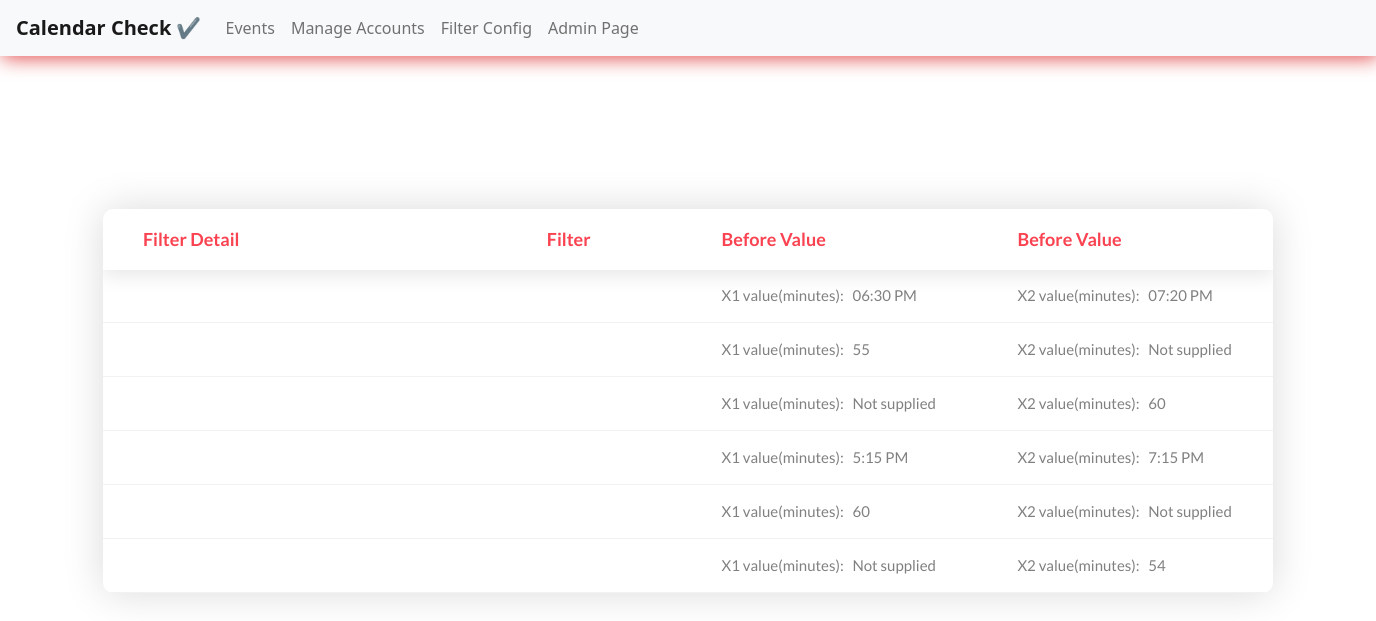
The app's page /filter, older data.
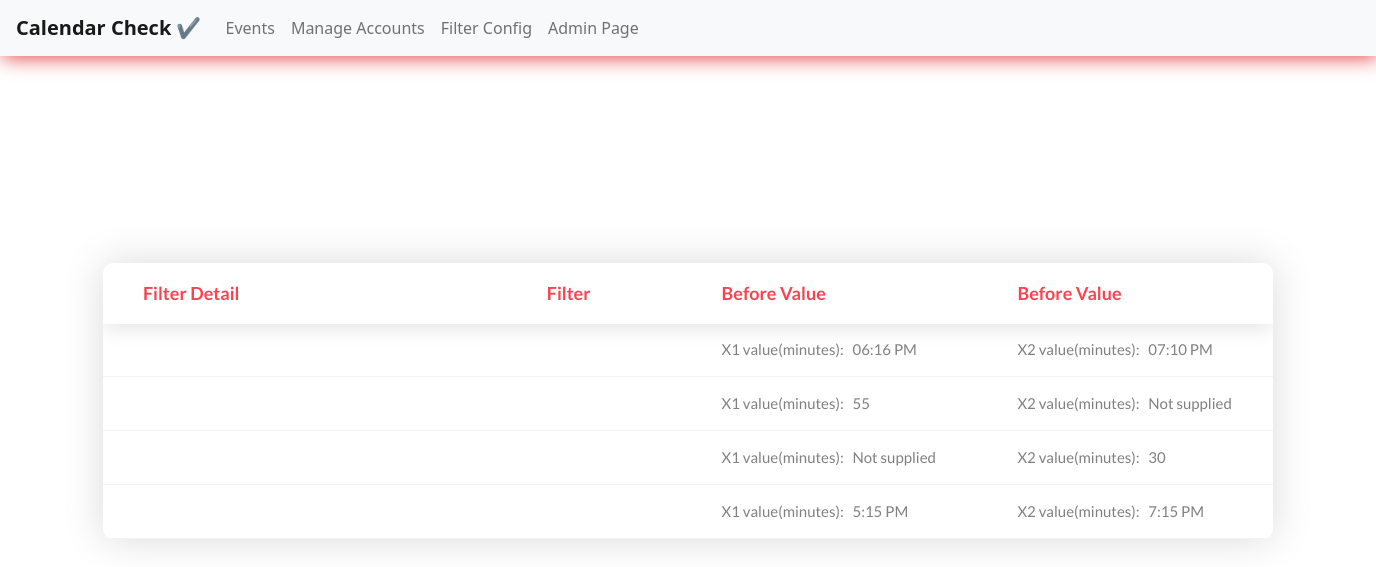
The same page, newer data.
### cal/models.py (models this page shows, shortened)
class Filter(models.Model):
    filter_detail = models.CharField('Filter Detail', max_length=300, null=True)
    keyword = models.CharField(max_length=30, choices=keyword)
    X1 = models.CharField('value to set(X1)', max_length=200, null=True, blank=True)
    X2 = models.CharField('value to set(X2)', max_length=200, null=True, blank=True)
    add_temperature = models.BooleanField('Add Temperature?', default=False)
    Temperature_X1 = models.CharField('Temperature value (X1)', max_length=200, null=True, blank=True)
    Temperature_X2 = models.CharField('Temperature value (X2)', max_length=200, null=True, blank=True)
    class Meta:
        verbose_name_plural = "FIlters"

### cal/views.py (the view)
# urls.py: path('filter', filter_config, name='filter'),
def filter_config(request):
    filters = Filter.objects.all()
    context = {'filters': filters}
    return render(request, 'cal/filter_config.html', context)

### cal/templates/cal/filter_config.html
{% extends 'index.html' %}
{% block content %}
<div class="limiter">
    <div class="container-table100">
        <div class="wrap-table100">
            <div class="table100 ver2 m-b-110">
                <div class="table100-head">
                    <table>
                        <thead>
                            <tr class="row100 head">
                                <th class="cell100 column1">Filter Detail</th>
                                <th class="cell100 column2">Filter</th>
                                <th class="cell100 column3">Before Value</th>
                                <th class="cell100 column4">Before Value</th>
                            </tr>
                        </thead>
                    </table>
                </div>
                <div class="table100-body js-pscroll">
                    <table>
                        <tbody>
                            {% for filter in filters %}
                            {% if filter.name == 'Temperature' %}
                            <tr class="row100 body">
                                <td class="cell100 column1">{{ filter.detail }}</td>
                                <td class="cell100 column2">{{ filter.name }}</td>
                                <td class="cell100 column3">X1 value(Celsius): &nbsp; {{ filter.X1|default_if_none:"Not supplied" }}</td>
                                <td class="cell100 column4">X2 value(Celsius): &nbsp; {{ filter.X2|default_if_none:"Not supplied" }}</td>
                            </tr>
                            {% else %}
                            <tr class="row100 body">
                                <td class="cell100 column1">{{ filter.detail }}</td>
                                <td class="cell100 column2">{{ filter.name }}</td>
                                <td class="cell100 column3">X1 value(minutes): &nbsp; {{ filter.X1|default_if_none:"Not supplied" }}</td>
                                <td class="cell100 column4">X2 value(minutes): &nbsp; {{ filter.X2|default_if_none:"Not supplied" }}</td>
                            </tr>
                            {% endif %}
                            {% endfor %}
                        </tbody>
                    </table>
                </div>
            </div>
        </div>
    </div>
</div>
{% endblock content %}

### templates/index.html (shortened to what this page needs)
{% load static %}
<!DOCTYPE html>
<html lang="en">
<head>
	<link rel="stylesheet" type="text/css" href="{% static 'vendor/bootstrap/css/bootstrap.min.css' %}">
	<link rel="stylesheet" type="text/css" href="{% static 'fonts/font-awesome-4.7.0/css/font-awesome.min.css' %}">
	<link rel="stylesheet" type="text/css" href="{% static 'vendor/animate/animate.css' %}">
	<link rel="stylesheet" type="text/css" href="{% static 'vendor/select2/select2.min.css' %}">
	<link rel="stylesheet" type="text/css" href="{% static 'vendor/perfect-scrollbar/perfect-scrollbar.css' %}">
	<link rel="stylesheet" type="text/css" href="{% static 'css/util.css' %}">
	<link rel="stylesheet" type="text/css" href="{% static 'css/main.css' %}">
	<link href="https://cdn.jsdelivr.net/npm/bootstrap@5.1.3/dist/css/bootstrap.min.css" rel="stylesheet">
</head>
<body>
	<nav class="navbar navbar-expand-lg navbar-light bg-light" style="box-shadow: 2px 2px 20px rgb(226, 74, 74);">
		<a class="navbar-brand" href="{% url 'home' %}"><strong>Calendar Check &#10004;</strong></a>
		<div class="collapse navbar-collapse" id="navbarNav">
			<ul class="navbar-nav">
				<li class="nav-item ">
					<a class="nav-link" href="{% url 'home' %}">Events</a>
				</li>
				<li class="nav-item">
					<a class="nav-link" href="{% url 'manage-accounts' %}">Manage Accounts</a>
				</li>
				<li class="nav-item">
					<a class="nav-link" href="{% url 'filter' %}">Filter Config</a>
				</li>
				<li class="nav-item">
					<a class="nav-link" href="/admin">Admin Page</a>
				</li>
			</ul>
		</div>
	</nav>
	{% block content %}
	{% endblock content %}
</body>
</html>

### static/css/main.css (style rules this page uses)
* { margin: 0px; padding: 0px; box-sizing: border-box; }
body, html { height: 100%; font-family: sans-serif; }
a { margin: 0px; transition: all 0.4s; -webkit-transition: all 0.4s; -o-transition: all 0.4s; -moz-transition: all 0.4s; }
ul, li { margin: 0px; list-style-type: none; }
.js-pscroll { position: relative; overflow: hidden; }
.limiter { width: 1366px; margin: 0 auto; }
.container-table100 { width: 100%; min-height: 100vh; background: #fff; display: -webkit-box; display: -webkit-flex; display: -moz-box; display: -ms-flexbox; display: flex; align-items: center; justify-content: center; flex-wrap: wrap; padding: 33px 30px; }
.wrap-table100 { width: 1170px; }
.table100 { background-color: #fff; }
table { width: 100%; }
th, td { font-weight: unset; padding-right: 10px; }
.column1 { width: 33%; padding-left: 40px; }
.column2 { width: 13%; }
.column3 { width: 22%; }
.column4 { width: 19%; }
.table100-head th { padding-top: 18px; padding-bottom: 18px; }
.table100-body td { padding-top: 16px; padding-bottom: 16px; }
.table100 { position: relative; padding-top: 60px; }
.table100-head { position: absolute; width: 100%; top: 0; left: 0; }
.table100-body { max-height: 585px; overflow: auto; }
.table100.ver2 .table100-head { box-shadow: 0 5px 20px 0px rgba(0, 0, 0, 0.1); -moz-box-shadow: 0 5px 20px 0px rgba(0, 0, 0, 0.1); -webkit-box-shadow: 0 5px 20px 0px rgba(0, 0, 0, 0.1); -o-box-shadow: 0 5px 20px 0px rgba(0, 0, 0, 0.1); -ms-box-shadow: 0 5px 20px 0px rgba(0, 0, 0, 0.1); }
.table100.ver2 th { font-family: Lato-Bold; font-size: 18px; color: #fa4251; line-height: 1.4; background-color: transparent; }
.table100.ver2 td { font-family: Lato-Regular; font-size: 15px; color: #808080; line-height: 1.4; }
.table100.ver2 .table100-body tr { border-bottom: 1px solid #f2f2f2; }
.table100.ver2 { border-radius: 10px; overflow: hidden; box-shadow: 0 0px 40px 0px rgba(0, 0, 0, 0.15); -moz-box-shadow: 0 0px 40px 0px rgba(0, 0, 0, 0.15); -webkit-box-shadow: 0 0px 40px 0px rgba(0, 0, 0, 0.15); -o-box-shadow: 0 0px 40px 0px rgba(0, 0, 0, 0.15); -ms-box-shadow: 0 0px 40px 0px rgba(0, 0, 0, 0.15); }

Row changes from the older to the newer data that the page shows:
removed Filter: X1 "60", X2 "Not supplied"
removed Filter: X1 "Not supplied", X2 "54"
changed Filter (number 1 of 4 on the later page): X1 "06:30 PM" → "06:16 PM"; X2 "07:20 PM" → "07:10 PM"
changed Filter (number 3 of 4 on the later page): X2 "60" → "30"
